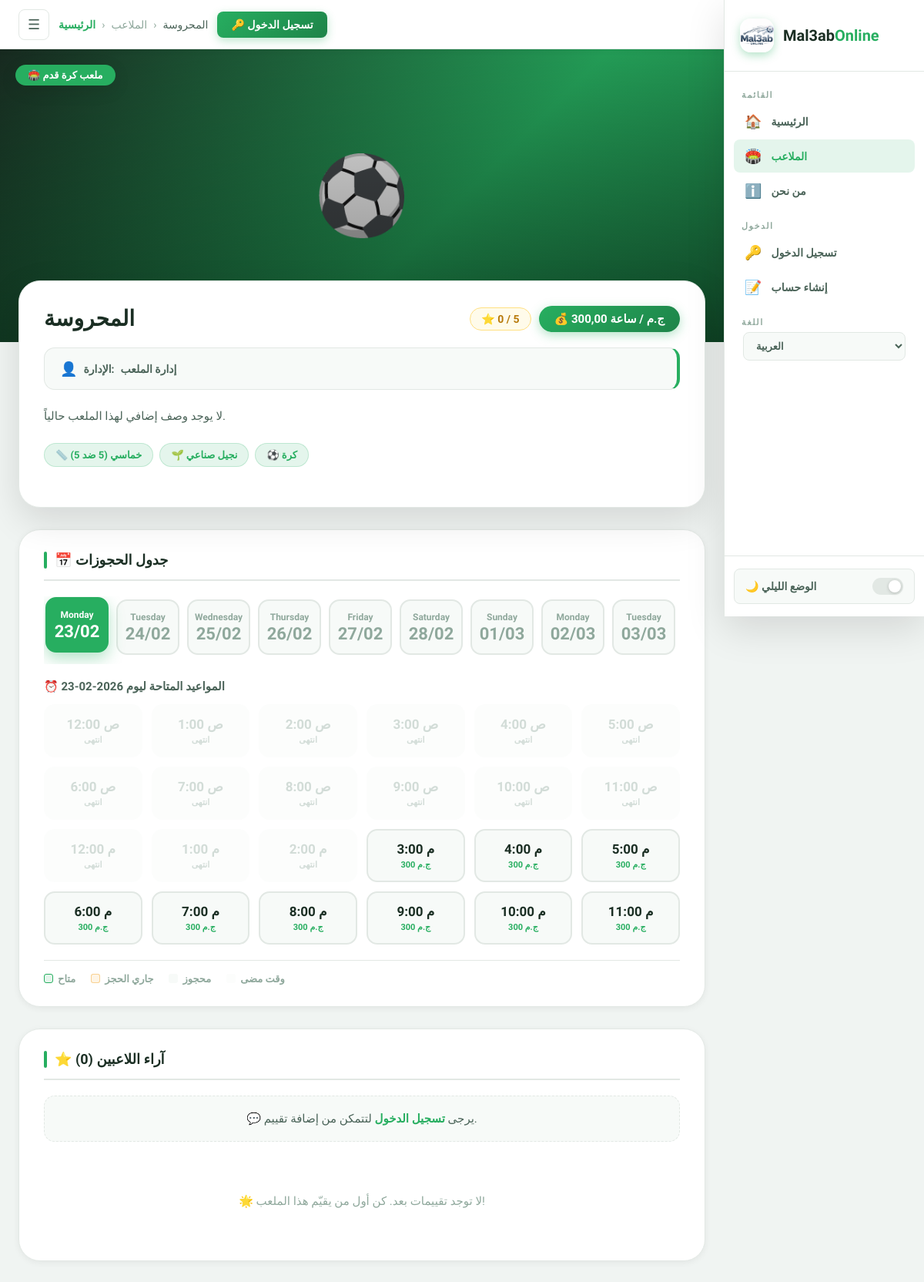
The app's page /ar/pitch/1/ with its own data.
### bookings/models.py (models this page shows, shortened)
class Pitch(models.Model):
    is_new = models.BooleanField(default=False, verbose_name="ملعب جديد؟")
    is_available = models.BooleanField(default=True, verbose_name="متاح الآن؟")
    SIZE_CHOICES = [
        ('5x5', 'خماسي (5 ضد 5)'),
        ('7x7', 'سباعي (7 ضد 7)'),
        ('11x11', 'قانوني (11 ضد 11)'),
    ]
    FLOOR_CHOICES = [
        ('Artificial', 'نجيل صناعي'),
        ('Natural', 'نجيل طبيعي'),
        ('Tartan', 'ترتان / مطاط'),
    ]
    LOCATION_CHOICES = [
        ('Abbaseya', 'العباسية'),
        ('Nasr City', 'مدينة نصر'),
        ('New Cairo', 'مصر الجديدة'),
        ('Maadi', 'المعادي'),
        ('Shoubra', 'شبرا'),
        ('Dokki', 'الدقي'),
        ('Giza', 'الجيزة'),
        ('Zamalek', 'الزمالك'),
        ('Haram', 'الهرم'),
        ('Faisal', 'فيصل'),
        ('Obour', 'العبور'),
        ('Shorouk', 'الشروق'),
        ('October', '6 أكتوبر'),
        ('Sheikh Zayed', 'الشيخ زايد'),
        ('Helwan', 'حلوان'),
        ('Mokattam', 'المقطم'),
    ]
    name            = models.CharField(max_length=100, verbose_name="اسم الملعب")
    price_per_hour  = models.DecimalField(max_digits=10, decimal_places=2, verbose_name="سعر الساعة الأساسي")
    location        = models.CharField(max_length=50, choices=LOCATION_CHOICES, default='Nasr City', verbose_name="المنطقة")
    address         = models.CharField(max_length=255, blank=True, verbose_name="العنوان بالتفصيل")
    image           = models.ImageField(upload_to='pitch_images/', blank=True, null=True, verbose_name="صورة الملعب")
    google_map_link = models.URLField(blank=True, null=True, verbose_name="رابط جوجل ماب")
    description     = models.TextField(blank=True, verbose_name="وصف ومميزات الملعب")
    phone_number    = models.CharField(max_length=15, blank=True, verbose_name="رقم الملعب")
    owner_name      = models.CharField(max_length=100, blank=True, verbose_name="اسم صاحب الملعب")
    latitude        = models.FloatField(blank=True, null=True, verbose_name="خط العرض (Latitude)")
    longitude       = models.FloatField(blank=True, null=True, verbose_name="خط الطول (Longitude)")
    size            = models.CharField(max_length=10, choices=SIZE_CHOICES, default='5x5', verbose_name="حجم الملعب")
    floor_type      = models.CharField(max_length=20, choices=FLOOR_CHOICES, default='Artificial', verbose_name="نوع الأرضية")
    has_showers     = models.BooleanField(default=False, verbose_name="يوجد حمامات/دش")
    has_parking     = models.BooleanField(default=False, verbose_name="يوجد جراج")
    has_ball        = models.BooleanField(default=True,  verbose_name="توفر كرة")
    has_bibs        = models.BooleanField(default=False, verbose_name="توفر ماركرات (صديري)")
    class Meta:
        verbose_name        = "ملعب"
        verbose_name_plural = "الملاعب"

### bookings/views.py (the view, shortened to what this page needs)
# urls.py: path('pitch/<int:pitch_id>/', views.pitch_detail, name='pitch_detail'),
def pitch_detail(request, pitch_id):
    pitch = get_object_or_404(Pitch, id=pitch_id)
    average_rating = pitch.reviews.aggregate(Avg('rating'))['rating__avg'] or 0
    reviews        = pitch.reviews.all()
    date_str = request.GET.get('date')
    try:
        selected_date = datetime.strptime(date_str, '%Y-%m-%d').date()
    except (ValueError, TypeError):
        selected_date = datetime.now().date()
    active_bookings  = Booking.objects.filter(pitch=pitch, date=selected_date).exclude(status='Cancelled')
    hours_status_map = {int(b.time.split(':')[0]): b.status for b in active_bookings}
    pricing_rules      = PitchPricing.objects.filter(pitch=pitch).filter(
        Q(specific_date=selected_date) | Q(specific_date__isnull=True)
    ).order_by('price')
    pricing_rules_list = list(pricing_rules)
    hours_schedule = []
    current_hour   = datetime.now().hour
    is_today       = (selected_date == datetime.now().date())
    for i in range(24):
        status  = hours_status_map.get(i)
        is_past = is_today and i <= current_hour
        if i == 0:      formatted_time = "12:00 ص"
        elif i < 12:    formatted_time = f"{i}:00 ص"
        elif i == 12:   formatted_time = "12:00 م"
        else:           formatted_time = f"{i-12}:00 م"
        hour_price = pitch.price_per_hour
        for rule in pricing_rules_list:
            if rule.start_hour <= i < rule.end_hour:
                hour_price = rule.price
                break
        hours_schedule.append({
            'hour_display': formatted_time,
            'hour_value':   i,
            'status':       status,
            'is_past':      is_past,
            'price':        hour_price,
        })
    days_list = []
    today     = datetime.now().date()
    for i in range(14):
        day_date = today + timedelta(days=i)
        days_list.append({
            'full_date': day_date.strftime('%Y-%m-%d'),
            'day_name':  day_date.strftime('%A'),
            'display':   day_date.strftime('%d/%m'),
        })
    related_pitches = Pitch.objects.filter(location=pitch.location).exclude(id=pitch.id)[:3]
    return render(request, 'pitch_detail.html', {
        'pitch':           pitch,
        'days_list':       days_list,
        'selected_date':   selected_date.strftime('%Y-%m-%d'),
        'hours_schedule':  hours_schedule,
        'reviews':         reviews,
        'average_rating':  round(average_rating, 1),
        'review_count':    reviews.count(),
        'related_pitches': related_pitches,
    })

### templates/pitch_detail.html (shortened to what this page needs)
{% extends 'base.html' %}
{% load static %}
{% load i18n %}
{% block pitches_active %}active{% endblock %}
{% block breadcrumb %}
    <a href="{% url 'home' %}">{% trans "الرئيسية" %}</a>
    <span>›</span>
    <span>{% trans "الملاعب" %}</span>
    <span>›</span>
    <span style="color:var(--text-2);">{{ pitch.name }}</span>
{% endblock %}
{% block content %}
    <div class="hero-section">
        {% if pitch.image %}
            <img src="{{ pitch.image.url }}" alt="{{ pitch.name }}" class="hero-cover" loading="lazy">
        {% else %}
            <div class="hero-placeholder">⚽</div>
        {% endif %}
        <div class="hero-overlay"></div>
        <span class="hero-badge">🏟️ {% trans "ملعب كرة قدم" %}</span>
    </div>
    <div class="page-container">
        <div class="pitch-card fade-up">
            <div class="pitch-card-header">
                <h1 class="pitch-name">{{ pitch.name }}</h1>
                <div style="display:flex; align-items:center; gap:10px; flex-wrap:wrap;">
                    <div class="rating-inline">
                        ⭐ {{ average_rating }} / 5
                    </div>
                    <span class="price-badge">💰 {{ pitch.price_per_hour }} {% trans "ج.م / ساعة" %}</span>
                </div>
            </div>
            <div class="owner-box">
                <div class="owner-chip">
                    <span class="chip-icon">👤</span>
                    {% trans "الإدارة" %}: <strong>{{ pitch.owner_name|default:"إدارة الملعب" }}</strong>
                </div>
            </div>
            <p class="pitch-description">
                {{ pitch.description|default:"لا يوجد وصف إضافي لهذا الملعب حالياً." }}
            </p>
            <div class="features-row">
                <span class="feature-pill">📏 {{ pitch.get_size_display }}</span>
                <span class="feature-pill">🌱 {{ pitch.get_floor_type_display }}</span>
                {% if pitch.has_ball %}<span class="feature-pill">⚽ {% trans "كرة" %}</span>{% endif %}
            </div>
        </div>
        <div class="section-block fade-up">
            <h2 class="section-heading">📅 {% trans "جدول الحجوزات" %}</h2>
            <div class="days-scroller">
                {% for day in days_list %}
                <a href="?date={{ day.full_date }}"
                   class="day-card {% if selected_date == day.full_date %}active{% endif %}">
                    <span class="day-name">{{ day.day_name }}</span>
                    <span class="day-num">{{ day.display }}</span>
                </a>
                {% endfor %}
            </div>
            <p class="sub-heading">⏰ {% trans "المواعيد المتاحة ليوم" %} {{ selected_date }}</p>
            <div class="slots-grid">
                {% for hour in hours_schedule %}
                    {% if hour.status == 'Confirmed' %}
                        <div class="time-slot booked">
                            <span class="slot-time">{{ hour.hour_display }}</span>
                            <span class="slot-label">{% trans "محجوز" %}</span>
                        </div>
                    {% elif hour.status == 'Pending' %}
                        <div class="time-slot pending">
                            <span class="slot-time">{{ hour.hour_display }}</span>
                            <span class="slot-label">{% trans "جاري الحجز" %}</span>
                        </div>
                    {% elif hour.is_past %}
                        <div class="time-slot past">
                            <span class="slot-time">{{ hour.hour_display }}</span>
                            <span class="slot-label" style="color:var(--text-muted);">{% trans "انتهى" %}</span>
                        </div>
                    {% else %}
                        <a href="{% url 'booking_confirm' pitch.id hour.hour_value %}?date={{ selected_date }}"
                           class="time-slot available">
                            <span class="slot-time">{{ hour.hour_display }}</span>
                            <span class="slot-label">
                                {% if hour.price %}
                                    {{ hour.price|floatformat:0 }} {% trans "ج.م" %}
                                {% else %}
                                    {% trans "احجز الآن" %}
                                {% endif %}
                            </span>
                        </a>
                    {% endif %}
                {% endfor %}
            </div>
            <div class="slots-legend">
                <div class="legend-item">
                    <div class="legend-dot" style="background:var(--primary-ghost); border-color:var(--primary);"></div>
                    {% trans "متاح" %}
                </div>
                <div class="legend-item">
                    <div class="legend-dot" style="background:rgba(243,156,18,0.1); border-color:rgba(243,156,18,0.4);"></div>
                    {% trans "جاري الحجز" %}
                </div>
                <div class="legend-item">
                    <div class="legend-dot" style="background:var(--surface-2);"></div>
                    {% trans "محجوز" %}
                </div>
                <div class="legend-item">
                    <div class="legend-dot" style="background:var(--surface-2); opacity:0.4;"></div>
                    {% trans "وقت مضى" %}
                </div>
            </div>
        </div>
        <div class="section-block fade-up">
            <h2 class="section-heading">⭐ {% trans "آراء اللاعبين" %} ({{ review_count }})</h2>
            {% if user.is_authenticated %}
            <div class="review-form-card">
                <h4 class="review-form-title">
                    {% trans "شاركنا تجربتك مع الملعب" %}
                </h4>
                <form method="POST">
                    {% csrf_token %}
                    <label class="form-label">{% trans "تقييمك" %}:</label>
                    <div class="star-rating">
                        <input type="radio" name="rating" id="star5" value="5"><label for="star5">★</label>
                        <input type="radio" name="rating" id="star4" value="4"><label for="star4">★</label>
                        <input type="radio" name="rating" id="star3" value="3"><label for="star3">★</label>
                        <input type="radio" name="rating" id="star2" value="2"><label for="star2">★</label>
                        <input type="radio" name="rating" id="star1" value="1"><label for="star1">★</label>
                    </div>
                    <label class="form-label">{% trans "تعليقك" %}:</label>
                    <textarea
                        name="comment"
                        class="form-textarea"
                        placeholder="{% trans 'كيف كانت حالة الملعب؟ هل الخدمات جيدة؟ ما رأيك بالأسعار؟' %}">
                    </textarea>
                    <button type="submit" class="btn-submit">{% trans "نشر التقييم" %} ✉️</button>
                </form>
            </div>
            {% else %}
            <div class="auth-prompt">
                💬 {% trans "يرجى" %} <a href="{% url 'login' %}">{% trans "تسجيل الدخول" %}</a> {% trans "لتتمكن من إضافة تقييم." %}
            </div>
            {% endif %}
            {% for review in reviews %}
            <div class="review-item">
                <div class="review-meta">
                    <div class="reviewer-name">
                        <div class="reviewer-avatar">👤</div>
                        {{ review.user.username }}
                    </div>
                    <div style="display:flex; flex-direction:column; align-items:flex-end; gap:4px;">
                        <div class="review-stars">
                            {% if review.rating == 5 %}★★★★★{% endif %}
                            {% if review.rating == 4 %}★★★★☆{% endif %}
                            {% if review.rating == 3 %}★★★☆☆{% endif %}
                            {% if review.rating == 2 %}★★☆☆☆{% endif %}
                            {% if review.rating == 1 %}★☆☆☆☆{% endif %}
                        </div>
                        <span class="review-date">{{ review.created_at|date:"d/m/Y" }}</span>
                    </div>
                </div>
                <p class="review-body">{{ review.comment }}</p>
            </div>
            {% empty %}
            <div class="empty-state">
                🌟 {% trans "لا توجد تقييمات بعد. كن أول من يقيّم هذا الملعب!" %}
            </div>
            {% endfor %}
        </div>
    </div>
{% endblock %}

### templates/base.html (style rules this page uses)
:root { --primary: #27ae60; --primary-light: #2ecc71; --primary-dark: #1e8449; --primary-ghost: rgba(39, 174, 96, 0.12); --accent: #f39c12; --danger: #e74c3c; --danger-ghost: rgba(231, 76, 60, 0.1); --bg: #f0f4f2; --surface: #ffffff; --surface-2: #f7faf8; --border: #e2e8e4; --text: #1a2e23; --text-2: #4a6358; --text-muted: #8fa89c; --shadow-sm: 0 2px 8px rgba(0,0,0,0.06); --shadow-md: 0 6px 24px rgba(0,0,0,0.09); --shadow-lg: 0 16px 48px rgba(0,0,0,0.12); --sidebar-width: 260px; --navbar-height: 64px; --radius-sm: 8px; --radius-md: 14px; --radius-lg: 20px; --radius-xl: 28px; }
*, *::before, *::after { box-sizing: border-box; margin: 0; padding: 0; }
body { font-family: 'Cairo', sans-serif; background: var(--bg); color: var(--text); min-height: 100vh; transition: background 0.3s, color 0.3s; }
a { text-decoration: none; color: inherit; }
.navbar-breadcrumb a { color: var(--primary); font-weight: 600; }

### records on screen
Pitch: name "المحروسة", price_per_hour "300,00", owner_name "إدارة الملعب", description "لا يوجد وصف إضافي لهذا الملعب حالياً.", size "خماسي (5 ضد 5)", floor_type "نجيل صناعي", price "300" "300" "300" "300" "300" "300" "300" "300" "300"

### other values on screen
{{ average_rating }} "0"
{{ day.day_name }} "Monday" "Tuesday" "Wednesday" "Thursday" "Friday" "Saturday" "Sunday" "Monday" "Tuesday"
{{ day.display }} "23/02" "24/02" "25/02" "26/02" "27/02" "28/02" "01/03" "02/03" "03/03"
{{ selected_date }} "2026-02-23"
{{ hour.hour_display }} "12:00 ص" "1:00 ص" "2:00 ص" "3:00 ص" "4:00 ص" "5:00 ص" "6:00 ص" "7:00 ص" "8:00 ص" "9:00 ص" "10:00 ص" "11:00 ص" "12:00 م" "1:00 م" "2:00 م"
{{ hour.hour_display }} "3:00 م" "4:00 م" "5:00 م" "6:00 م" "7:00 م" "8:00 م" "9:00 م" "10:00 م" "11:00 م"
{{ review_count }} "0"
